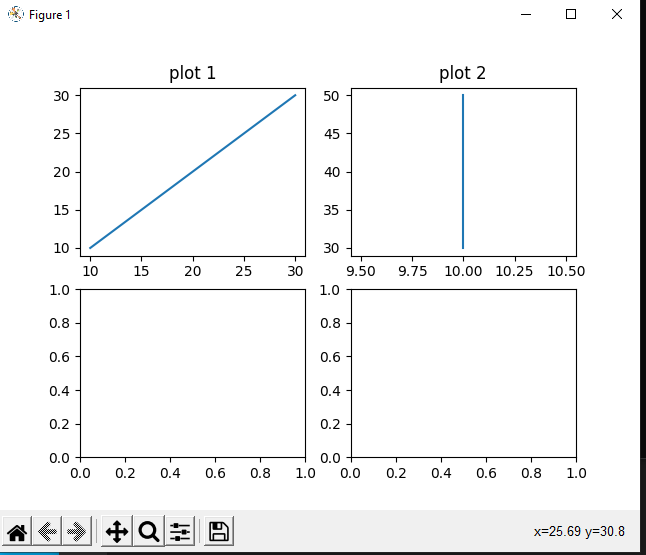

Generate this figure with Python:
import matplotlib.pyplot as plt
figure,axis=plt.subplots(2,2)
x1=[10,20,30]
y1=[10,20,30]
axis[0,0].plot(x1,y1)
axis[0,0].set_title("plot 1")
x2=[10,10,10]
y2=[30,40,50]
axis[0,1].plot(x2,y2)
axis[0,1].set_title("plot 2")
plt.show()
